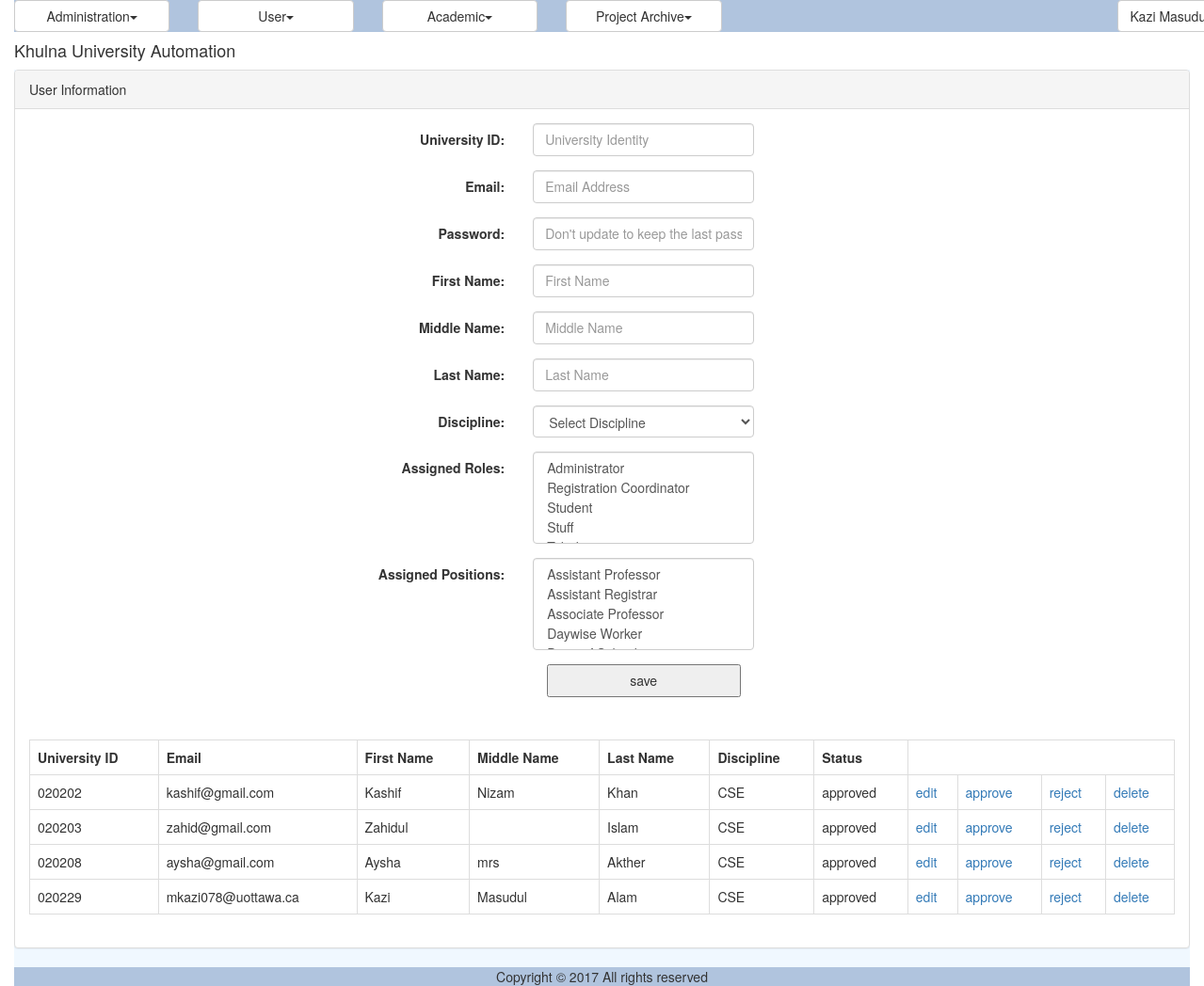
The app's page /user.php (signed in), older data.
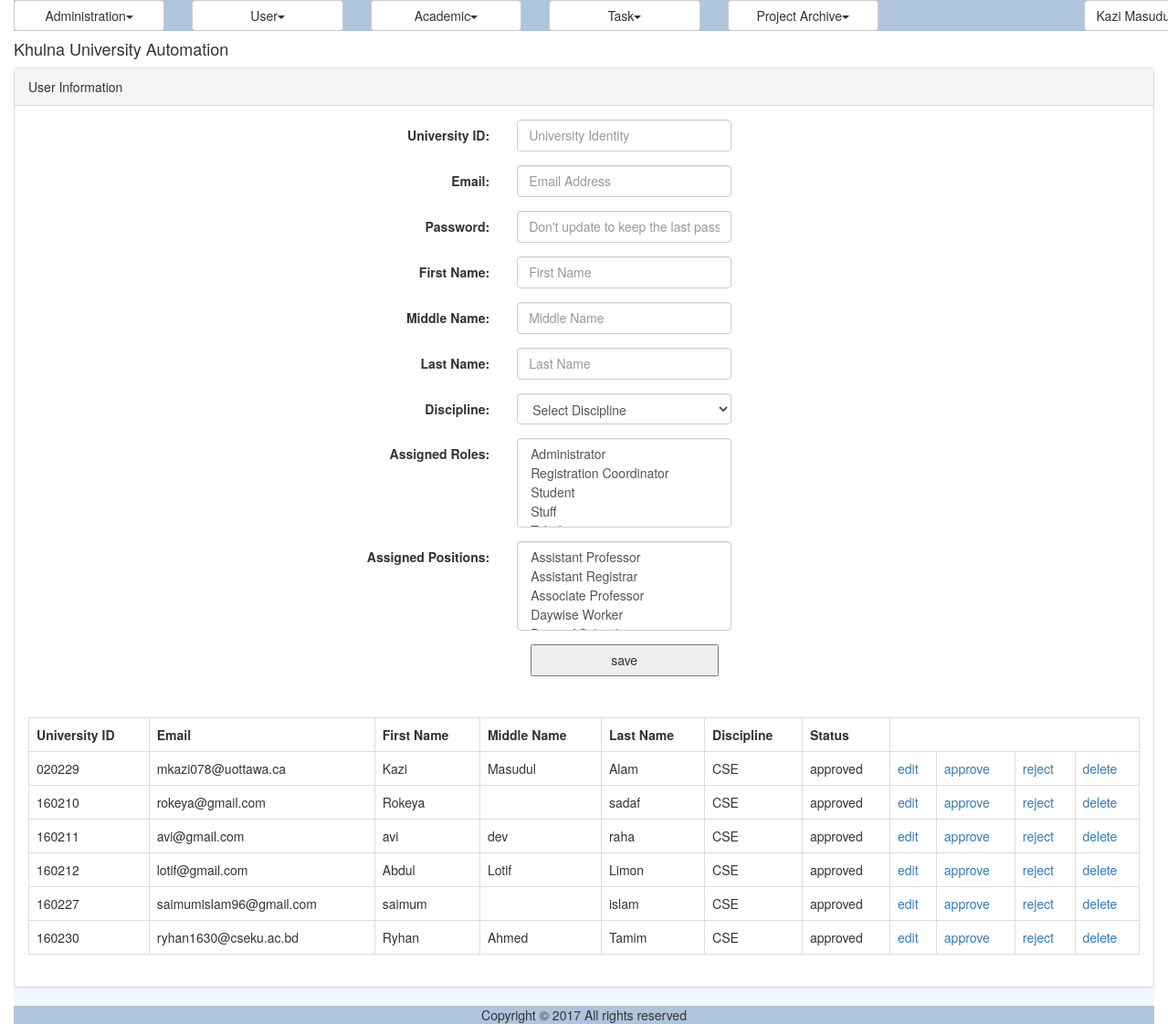
The same page, newer data.
### tables this page shows
CREATE TABLE IF NOT EXISTS `ums_user` (
  `ID` varchar(40) NOT NULL,
  `UniversityID` varchar(20) NOT NULL,
  `Email` varchar(50) NOT NULL,
  `Password` varchar(255) NOT NULL,
  `FirstName` varchar(50) DEFAULT NULL,
  `MiddleName` varchar(50) DEFAULT NULL,
  `LastName` varchar(50) DEFAULT NULL,
  `DisciplineID` varchar(40) DEFAULT NULL,
  `Status` varchar(20) DEFAULT NULL,
  `IsLogged` varchar(10) DEFAULT NULL,
  `IsArchived` varchar(10) DEFAULT NULL,
  `IsDeleted` varchar(10) DEFAULT NULL,
  PRIMARY KEY (`ID`),
  UNIQUE KEY `Email` (`Email`),
  UNIQUE KEY `UniversityID` (`UniversityID`)
);

CREATE TABLE IF NOT EXISTS `ums_discipline` (
  `ID` varchar(40) NOT NULL,
  `Name` varchar(50) NOT NULL,
  `ShortCode` varchar(20) DEFAULT NULL,
  `SchoolID` varchar(40) DEFAULT NULL,
  PRIMARY KEY (`ID`)
);

### util/class.util.inc (called while the page is built, shortened)
<?php
class ConfigUtil implements I_DBConfig, I_LogConfig, I_LanguageConfig{
	public static $s_instance;
	private $_host;
	private $_username;
	private $_password;
	private $_database;
	public static function getInstance() {
		if(!self::$s_instance) {
			self::$s_instance = new self();
		}
		return self::$s_instance;
	}
	private function readConfig(){
		$this->_ini_array = parse_ini_file(CONFIG.'system.ini');
		$this->_host =	$this->_ini_array['db_host'];
		$this->_username = $this->_ini_array['db_username'];
		$this->_password = $this->_ini_array['db_password'];
		$this->_database = $this->_ini_array['db_database'];
	}
	public function getDBHost(){
		return $this->_host;
	}
	public function getDBUserName(){
		return $this->_username;
	}
	public function getDBPassword(){
		return $this->_password;
	}
	public function getDBName(){
		return $this->_database;
	}
}
class DBUtil implements I_DBUtil {
	private static $s_instance;
	private $_host;
	private $_username;
	private $_password;
	private $_database;
	protected $_connection;
	protected $_result;
	public static function getInstance() {
		if(!self::$s_instance) {
			self::$s_instance = new self();
		}
		return self::$s_instance;
	}
	private function readDBConfig(){
		$_config = ConfigUtil::getInstance();
		$this->_host = $_config->getDBHost();
		$this->_username = $_config->getDBUserName();
		$this->_password = $_config->getDBPassword();
		$this->_database = $_config->getDBName();
	}
	private function setConnection(){
		$this->_connection = new mysqli($this->_host, $this->_username,
			$this->_password, $this->_database);
	}
	public function doQuery($sql) {
		$this->_result = $this->_connection->query($sql) or die(mysqli_error($this->_connection));
		return $this->_result;
	}
	public function getNumRows() {
		$this->_numRows = mysqli_num_rows($this->_result);
		return $this->_numRows;
	}
	public function getAllRows() {
		$rows = array();
		for($x = 0; $x < $this->getNumRows(); $x++) {
			$rows[] = mysqli_fetch_assoc($this->_result);
		}
		return $rows;
	}
	public function getTopRow() {
		return $this->_result->fetch_array();
	}
}
class LogUtil{
	private static $s_instance;
	public static function getInstance(){
		if(!self::$s_instance) {
			self::$s_instance = new self();
		}
		return self::$s_instance;
	}
}
class LangUtil{
	private static $s_instance;
	public static function getInstance() {
		if(!self::$s_instance) {
			self::$s_instance = new self();
		}
		return self::$s_instance;
	}
}
?>

### modules/user/ui/blade/view.user.blade.inc (called while the page is built, shortened)
<?php
include_once UTILITY.'class.util.inc';
include_once MODULES_USER.'bao/class.userbao.inc';
$_UserBAO = new UserBAO();
?>

### modules/user/bao/class.userbao.inc (called while the page is built, shortened)
<?php
include_once UTILITY.'class.util.inc';
include_once MODULES_USER.'dao/class.userdao.inc';
Class UserBAO{
	private $_UserDAO;
	public function __construct(){
		$this->_UserDAO = new UserDAO();
	}
	public function getAllUsers(){
		$Result = $this->_UserDAO->getAllUsers();
		return $Result;
	}
}
?>

### modules/user/dao/class.userdao.inc (called while the page is built, shortened)
<?php
include_once COMMON.'class.common.inc';
include_once UTILITY.'class.util.inc';
include_once 'class.disciplinedao.inc';
Class UserDAO{
	private $_DB;
	private $_DisciplineDAO;
	public function __construct(){
		$this->_DB = DBUtil::getInstance();
		$this->_DisciplineDAO = new DisciplineDAO();
	}
	public function getAllUsers(){
		$UserList = array();
		$this->_DB->doQuery("SELECT * FROM ums_user where IsDeleted is null
			order by (UniversityID * 1) ASC");
		$rows = $this->_DB->getAllRows();
		for($i = 0; $i < sizeof($rows); $i++) {
			$row = $rows[$i];
			$this->_User = new User();
		    $this->_User->setID ( $row['ID']);
		    $this->_User->setUniversityID ( $row['UniversityID'] );
		    $this->_User->setEmail ( $row['Email'] );
		    $this->_User->setPassword ( $row['Password'] );
		    $this->_User->setFirstName( $row['FirstName'] );
		    $this->_User->setMiddleName( $row['MiddleName'] );
		    $this->_User->setLastName( $row['LastName'] );
		    $Discipline = new Discipline();
		    $Discipline->setID($row['DisciplineID']);
		    $Discipline = $this->_DisciplineDAO->readDiscipline($Discipline)->getResultObject();
		    $this->_User->setDiscipline( $Discipline );
		    $this->_User->setStatus( $row['Status'] );
		    $this->_User->setIsArchived( $row['IsArchived'] );
		    $this->_User->setIsDeleted( $row['IsDeleted'] );
		    $UserList[]=$this->_User;
		}
		$Result = new Result();
		$Result->setIsSuccess(1);
		$Result->setResultObject($UserList);
		return $Result;
	}
}
?>

### common/class.common.course.inc (called while the page is built, shortened)
<?php
class Discipline{
    private $_ID;
    public function setID ( $ID ) {
        $this->_ID = $ID;
    }
    public function getID () {
        return $this->_ID;
    }
}
?>

### modules/user/dao/class.disciplinedao.inc (called while the page is built, shortened)
<?php
include_once COMMON.'class.common.inc';
include_once COMMON.'class.common.course.inc';
include_once UTILITY.'class.util.inc';
Class DisciplineDAO{
	private $_DB;
	public function __construct(){
		$this->_DB = DBUtil::getInstance();
	}
	public function getAllDisciplines(){
		$DisciplineList = array();
		$this->_DB->doQuery("SELECT * FROM ums_discipline");
		$rows = $this->_DB->getAllRows();
		for($i = 0; $i < sizeof($rows); $i++) {
			$row = $rows[$i];
			$this->_Discipline = new Discipline();
		    $this->_Discipline->setID ( $row['ID']);
		    $this->_Discipline->setName( $row['Name'] );
		    $this->_Discipline->setShortCode( $row['ShortCode'] );
			$School = new School();
			$School->setID($row['SchoolID']);
			$this->_DB->doQuery("SELECT * FROM ums_school where ID='".$row['SchoolID']."'");
			$schoolRow = $this->_DB->getTopRow();
			$School->setName($schoolRow['Name']);
			$this->_Discipline->setSchool($School);
		    $DisciplineList[]=$this->_Discipline;
		}
		$Result = new Result();
		$Result->setIsSuccess(1);
		$Result->setResultObject($DisciplineList);
		return $Result;
	}
	public function readDiscipline($Discipline){
		$SQL = "SELECT * FROM ums_discipline where ID='".$Discipline->getID()."'";
		$this->_DB->doQuery($SQL);
		$row = $this->_DB->getTopRow();
		$this->_Discipline = new Discipline();
	    $this->_Discipline->setID ( $row['ID']);
	    $this->_Discipline->setName( $row['Name'] );
	    $this->_Discipline->setShortCode( $row['ShortCode'] );
		$School = new School();
		$School->setID($row['SchoolID']);
		$this->_DB->doQuery("SELECT * FROM ums_school where ID='".$row['SchoolID']."'");
		$schoolRow = $this->_DB->getTopRow();
		$School->setName($schoolRow['Name']);
		$this->_Discipline->setSchool($School);
	 	$Result = new Result();
		$Result->setIsSuccess(1);
		$Result->setResultObject($this->_Discipline);
		return $Result;
	}
}
?>

### common/class.common.inc (called while the page is built, shortened)
<?php
class Result{
    private $_IsSuccess=0;
    private $_ResultObject;
    public function setIsSuccess($IsSuccess){
        $this->_IsSuccess = $IsSuccess;
    }
    public function getIsSuccess(){
        return $this->_IsSuccess;
    }
    public function setResultObject($ResultObject){
        $this->_ResultObject = $ResultObject;
    }
    public function getResultObject(){
        return $this->_ResultObject;
    }
}
?>

### modules/user/ui/view.user.inc (the view, shortened to what the rows shown need)
<?php
include_once 'blade/view.user.blade.inc';
include_once COMMON.'class.common.inc';
?>
<div class="panel panel-default">
	<div class="panel-body">
	<table class="table table-bordered">
	<?php
	$Result = $_UserBAO->getAllUsers();
	if($Result->getIsSuccess()){
		$UserList = $Result->getResultObject();
	?>
		<tr>
			<th>University ID</th>
			<th>Email</th>
			<th>First Name</th>
			<th>Middle Name</th>
			<th>Last Name</th>
			<th>Discipline</th>
			<th>Status</th>
		</tr>
		<?php
		for($i = 0; $i < sizeof($UserList); $i++) {
			$User = $UserList[$i];
			?>
		    <tr>
			    <td><?php echo $User->getUniversityID(); ?></td>
			    <td><?php echo $User->getEmail(); ?></td>
			    <td><?php echo $User->getFirstName(); ?></td>
			    <td><?php echo $User->getMiddleName(); ?></td>
			    <td><?php echo $User->getLastName(); ?></td>
			    <td><?php echo $User->getDiscipline()->getShortCode(); ?></td>
			    <td><?php echo $User->getStatus(); ?></td>
			    <td>
			    <a href="?edit=<?php echo $User->getID(); ?>" onclick="return confirm('sure to edit !'); " >edit</a>
			    </td>
			    <td>
			    <a href="?approve=<?php echo $User->getID(); ?>" onclick="return confirm('sure to approve !'); " >approve</a>
			    </td>
			    <td>
			    <a href="?reject=<?php echo $User->getID(); ?>" onclick="return confirm('sure to reject !'); " >reject</a>
			    </td>
			    <td>
			    <a href="?del=<?php echo $User->getID(); ?>" onclick="return confirm('sure to delete !'); " >delete</a>
			    </td>
		    </tr>
	    <?php
		}
	}
	else{
		echo $Result->getResultObject();
	}
	?>
	</table>
	</div>
</div>

Row changes from the older to the newer data that the page shows:
removed ums_user: UniversityID "020202", Email "kashif@gmail.com", FirstName "Kashif", MiddleName "Nizam", LastName "Khan", $User->getDiscipline()->getShortCode() "CSE", Status "approved"
removed ums_user: UniversityID "020203", Email "zahid@gmail.com", FirstName "Zahidul", LastName "Islam", $User->getDiscipline()->getShortCode() "CSE", Status "approved"
removed ums_user: UniversityID "020208", Email "aysha@gmail.com", FirstName "Aysha", MiddleName "mrs", LastName "Akther", $User->getDiscipline()->getShortCode() "CSE", Status "approved"
added ums_user: UniversityID "160210", Email "rokeya@gmail.com", FirstName "Rokeya", LastName "sadaf", $User->getDiscipline()->getShortCode() "CSE", Status "approved"
added ums_user: UniversityID "160211", Email "avi@gmail.com", FirstName "avi", MiddleName "dev", LastName "raha", $User->getDiscipline()->getShortCode() "CSE", Status "approved"
added ums_user: UniversityID "160212", Email "lotif@gmail.com", FirstName "Abdul", MiddleName "Lotif", LastName "Limon", $User->getDiscipline()->getShortCode() "CSE", Status "approved"
added ums_user: UniversityID "160227", Email "saimumislam96@gmail.com", FirstName "saimum", LastName "islam", $User->getDiscipline()->getShortCode() "CSE", Status "approved"
added ums_user: UniversityID "160230", Email "ryhan1630@cseku.ac.bd", FirstName "Ryhan", MiddleName "Ahmed", LastName "Tamim", $User->getDiscipline()->getShortCode() "CSE", Status "approved"
Text that changed along with them:
$globalMenu[$i]->getTitle(): "Administration User Academic Project Archive" → "Administration User Academic Task Project Archive"
